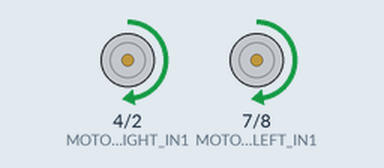
Recording of a sketch running on a simulated Arduino Uno, built with avr-gcc and run on an emulated ATmega328P. On the bench: motor-driver pin pairs drawn as motors (green arrow = first pin HIGH = forward, orange = second pin HIGH = backward, longer = more drive, scaled by the enable pin).

Above: at 0.1 s.
At 9.9 s:
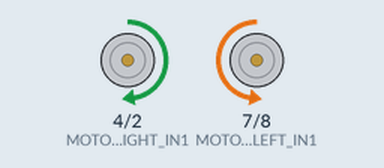
At 21.4 s:
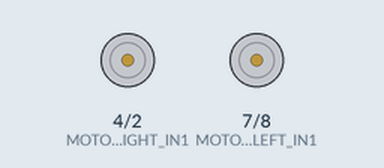
Timing chart, 0 to 22.9 s (numbered marks = the images above):
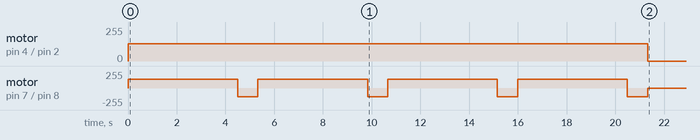

The sketch:

rb-square-route.ino
```cpp
// Scenario: rb-square-route@1, kit: ref-uno-rover@0, board: uno-r3@0
// Generated by STEM Studio from the blocks: editing this code does not change the lab.
// Target: arduino:avr:uno, contract uno-arduino-avr 0.1.7. Libraries: arduino:avr@1.8.8 (LGPL-2.1)

#define MOTOR_LEFT_EN 5
#define MOTOR_LEFT_IN1 7
#define MOTOR_LEFT_IN2 8
#define MOTOR_RIGHT_EN 6
#define MOTOR_RIGHT_IN1 4
#define MOTOR_RIGHT_IN2 2

long add32(long a, long b) { return (long)((unsigned long)a + (unsigned long)b); }
long sub32(long a, long b) { return (long)((unsigned long)a - (unsigned long)b); }
long mul32(long a, long b) { return (long)((unsigned long)a * (unsigned long)b); }
long neg32(long a) { return (long)(0UL - (unsigned long)a); }
long div32(long a, long b) { return b == -1L ? neg32(a) : (b == 0L ? 0L : a / b); }
long mod32(long a, long b) { return (b == -1L || b == 0L) ? 0L : a % b; }

void motorSet(uint8_t en, uint8_t in1, uint8_t in2, long speed) {
  if (speed > 100L) speed = 100L;
  if (speed < -100L) speed = -100L;
  long magnitude = speed < 0L ? -speed : speed;
  digitalWrite(in1, speed > 0L ? HIGH : LOW);
  digitalWrite(in2, speed < 0L ? HIGH : LOW);
  analogWrite(en, (int)((magnitude * 255L + 50L) / 100L));
}

void setup() {
  pinMode(MOTOR_LEFT_EN, OUTPUT);
  pinMode(MOTOR_LEFT_IN1, OUTPUT);
  pinMode(MOTOR_LEFT_IN2, OUTPUT);
  pinMode(MOTOR_RIGHT_EN, OUTPUT);
  pinMode(MOTOR_RIGHT_IN1, OUTPUT);
  pinMode(MOTOR_RIGHT_IN2, OUTPUT);
  {
    const long _n = (4L);
    for (long _r = 0L; _r < _n; _r += 1L) {
      {
        const long _s = (50L);
        motorSet(MOTOR_LEFT_EN, MOTOR_LEFT_IN1, MOTOR_LEFT_IN2, _s);
        motorSet(MOTOR_RIGHT_EN, MOTOR_RIGHT_IN1, MOTOR_RIGHT_IN2, _s);
      }
      delay(4500L);
      {
        const long _s = (50L);
        motorSet(MOTOR_LEFT_EN, MOTOR_LEFT_IN1, MOTOR_LEFT_IN2, neg32(_s));
        motorSet(MOTOR_RIGHT_EN, MOTOR_RIGHT_IN1, MOTOR_RIGHT_IN2, _s);
      }
      delay(830L);
    }
  }
  motorSet(MOTOR_LEFT_EN, MOTOR_LEFT_IN1, MOTOR_LEFT_IN2, 0L);
  motorSet(MOTOR_RIGHT_EN, MOTOR_RIGHT_IN1, MOTOR_RIGHT_IN2, 0L);
}

void loop() {
}
```
